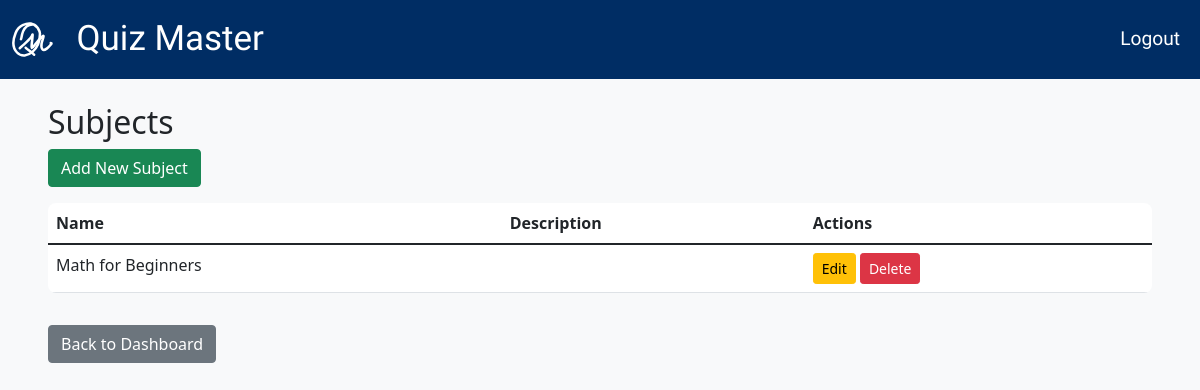
Before: /admin/manage_subjects (signed in) with the older database file.
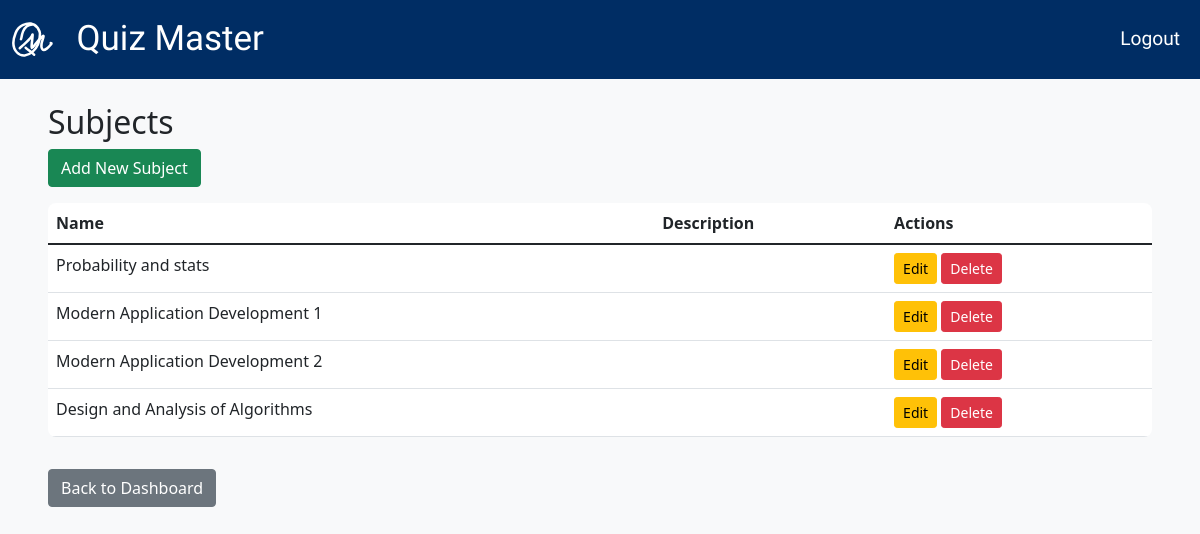
After: the same page with the newer database file.
### app.py (models this page shows)
class Subject(db.Model):
    __tablename__ = 'subject'
    subject_id = db.Column(db.Integer, primary_key=True)
    name = db.Column(db.String(100), unique=True, nullable=False)
    description = db.Column(db.Text)
    chapters = db.relationship('Chapters', backref='subject', lazy=True, cascade='all, delete-orphan')

### app.py (the view)
@app.route('/admin/manage_subjects')
@admin_required
def manage_subjects():
    subjects = Subject.query.all()
    return render_template('manage_subjects.html', subjects=subjects)

### app.py (called while the page is built)
def admin_required(f):
    @wraps(f)
    def decorated_function(*args, **kwargs):
        if 'user_id' not in session:
            if request.endpoint == "login":
                return f(*args, **kwargs)
            return redirect(url_for('login'))
        if session.get('role') != 'admin':
            flash("Unauthorized access!", "danger")
            return redirect(url_for('user_dashboard'))
        return f(*args, **kwargs)
    return decorated_function

### templates/manage_subjects.html
{% extends "base.html" %}
{% block content %}
<div class="container mt-4">
    <h2>Subjects</h2>
    <a href="{{ url_for('create_subject') }}" class="btn btn-success mb-3">Add New Subject</a>
    <div class="table-responsive">
    <table class="table">
        <thead>
            <tr>
                <th>Name</th>
                <th>Description</th>
                <th>Actions</th>
            </tr>
        </thead>
        <tbody>
            {% for subject in subjects %}
            <tr>
                <td>{{ subject.name }}</td>
                <td>{{ subject.description }}</td>
                <td>
                    <a href="{{ url_for('edit_subject', subject_id=subject.subject_id) }}" class="btn btn-warning btn-sm">Edit</a>
                    <form action="{{ url_for('delete_subject', subject_id=subject.subject_id) }}" method="POST" class="d-inline">
                        <button type="submit" class="btn btn-danger btn-sm" onclick="return confirm('Are you sure?')">Delete</button>
                    </form>
                </td>
            </tr>
            {% endfor %}
        </tbody>
    </table>
    </div>
    <a href="{{ url_for('admin_dashboard') }}" class="btn btn-secondary mt-3">Back to Dashboard</a>
</div>
{% endblock %}

Changed rows visible on the page:
removed Subject: name "Math for Beginners"
added Subject: name "Probability and stats"
added Subject: name "Modern Application Development 1"
added Subject: name "Modern Application Development 2"
added Subject: name "Design and Analysis of Algorithms"
